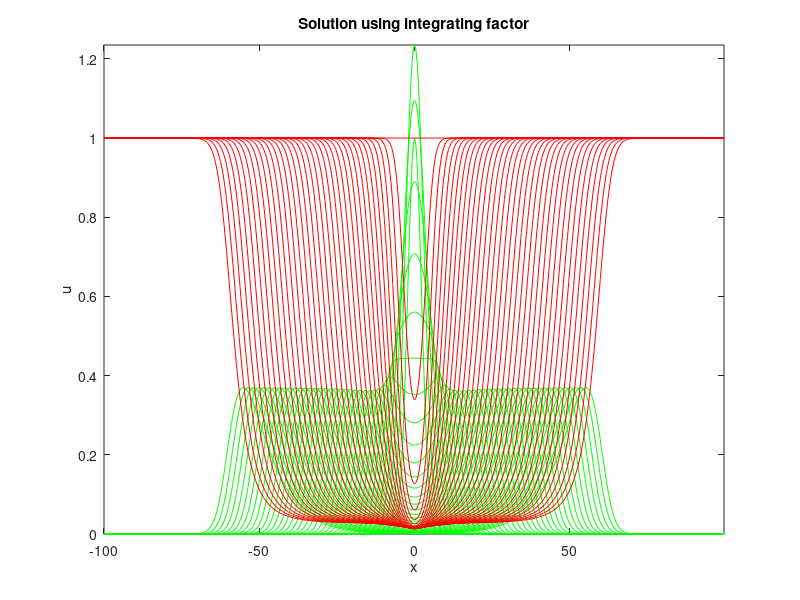
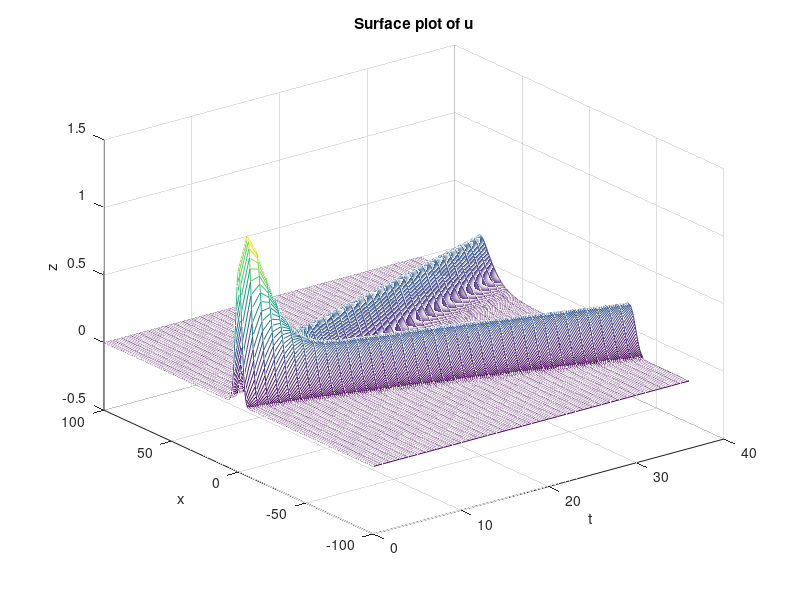
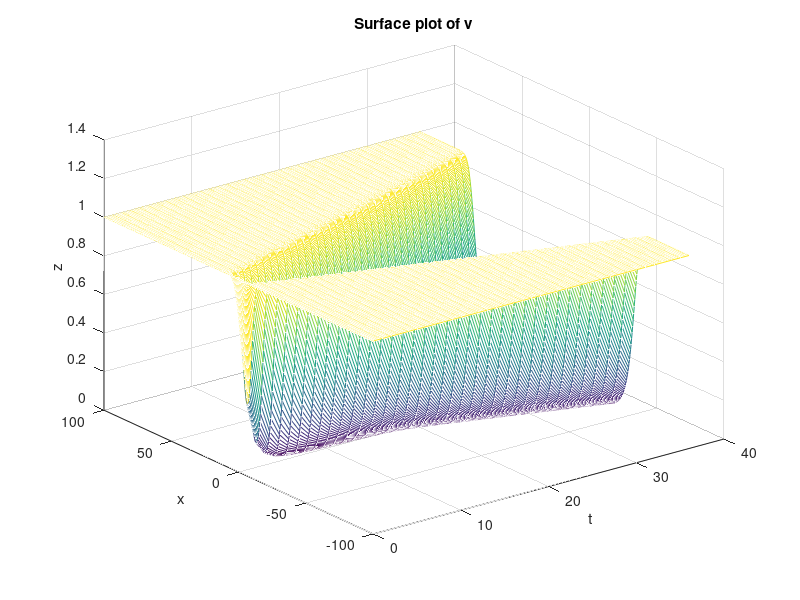

The MATLAB script that drew these images, in order:
function epidemic_CK45(N,tfinal,h,hkeep,L,epsilon,lambda)if nargin<7;    disp('Using default parameters');    N=512;    tfinal=36;    h=0.1;    hkeep=1;    L=100;    epsilon=1;    lambda=0.25;endrhside_par={lambda};x=(2*L/N)*(-N/2:N/2-1)';uv=initial(x);uvhat=fft(uv);uvkeep(:,:,1)=uv;tkeep=0; tcheck=0;% Cash-Karp coefficientsrk_a=[0 1/5 3/10 3/5 1 7/8];rk_b=[0 0 0 0 0; 1/5 0 0 0 0; 3/40 9/40 0 0 0; 3/10 -9/10 6/5 0 0; ...        -11/54 5/2 -70/27 35/27 0; 1631/55296 175/512 575/13824 44275/110592 253/4096];rk_c=[37/378 0 250/621 125/594 0 512/1771];rk_d=[2825/27648 0 18575/48384 13525/55296 277/14336 1/4];ksq=((pi/L)*[0:N/2 -N/2+1:-1]').^2;hmax=0.9; h_old=0; t=0;MINTIMESTEP=1e-10; EPSTOL=1e-4;rejected_steps=0; accepted_steps=0;while h >= MINTIMESTEP,    if abs(h-h_old)>MINTIMESTEP,        E_ai(:,:,1)=ones(N,2);        for i=2:6, E_ai(:,:,i)=[exp(-ksq*rk_a(i)*h), exp(-epsilon*ksq*rk_a(i)*h)]; end,        E=[exp(-ksq*h), exp(-epsilon*ksq*h)];    end,    % Embedded RK45 step    fuv=rhside(uv,rhside_par{:});    munutilde(:,:,1)=h*fft(fuv);    deltauvhat=(rk_c(1)-rk_d(1))*munutilde(:,:,1);    for i=2:6,        sumbmunutilde=rk_b(i,1)*munutilde(:,:,1);        for j=2:i-1, sumbmunutilde=sumbmunutilde+rk_b(i,j)*munutilde(:,:,j); end,        uvhat_ai=E_ai(:,:,i).*(uvhat+sumbmunutilde);        fuv=rhside(real(ifft(uvhat_ai)),rhside_par{:});        munutilde(:,:,i)=h*fft(fuv)./E_ai(:,:,i);        deltauvhat=deltauvhat+(rk_c(i)-rk_d(i))*munutilde(:,:,i);    end,    deltauvhat=E.*deltauvhat;    deltauv=real(ifft(deltauvhat));    errmax = max(max(abs(deltauv)));    h_old=h;    if errmax>EPSTOL, % rejected step: the time step is reduced        disp(['                       h = ' num2str(h) ' WAS REJECTED (errmax=' num2str(errmax) ')'])        pause(0),        h=h*max(0.95*(EPSTOL/errmax)^(1/4),1/10);        if h<MINTIMESTEP, error(['Stepsize underflow; h = ' num2str(h)]), end        rejected_steps=rejected_steps+1;    else, % completed step: the time step is increased        t=t+h;        disp(['Now at t=' num2str(t) ', using h = ' num2str(h) ' (errmax=' num2str(errmax) ')'])        pause(0),        for i=[1 3 4 6], uvhat=uvhat+rk_c(i)*munutilde(:,:,i); end,        uvhat=E.*uvhat;        uv = real(ifft(uvhat));        if t >= min(tkeep(end)+hkeep,tfinal),            uvkeep = cat(3,uvkeep,uv);            tkeep = [tkeep, t];        end,        h=min([h*min(0.95*(EPSTOL/errmax)^(1/5),5), hmax, tkeep(end)+hkeep-t, tfinal-t]);        accepted_steps=accepted_steps+1;        tcheck=[tcheck; t];    end,enddisp(['rejected_steps=' int2str(rejected_steps), ...        ', accepted_steps=' int2str(accepted_steps)]),save ('epidemic_CK45.mat','tkeep','uvkeep','tcheck','N','L','x','tfinal','hkeep')%----------------------Figures---------------------------------figure(1)plot(x,squeeze(uvkeep(:,1,:)),'g',x,squeeze(uvkeep(:,2,:)),'r')title('Solution using integrating factor')xlabel('x');ylabel('u');axis('tight')figure(2)mesh(tkeep,x,squeeze(uvkeep(:,1,:)))title('Surface plot of u')xlabel('t');ylabel('x');zlabel('z')figure(3)mesh(tkeep,x,squeeze(uvkeep(:,2,:)))title('Surface plot of v')xlabel('t');ylabel('x');zlabel('z')%--------------Initial Condition ---------------------------------function u=initial(x)u = [exp(-0.1*x.^2) ones(size(x))];%---------------Right Hand Side-----------------------------------function rhs2=rhside(u,lambda)rhs2=[u(:,1).*(u(:,2)-lambda), -u(:,1).*u(:,2)];